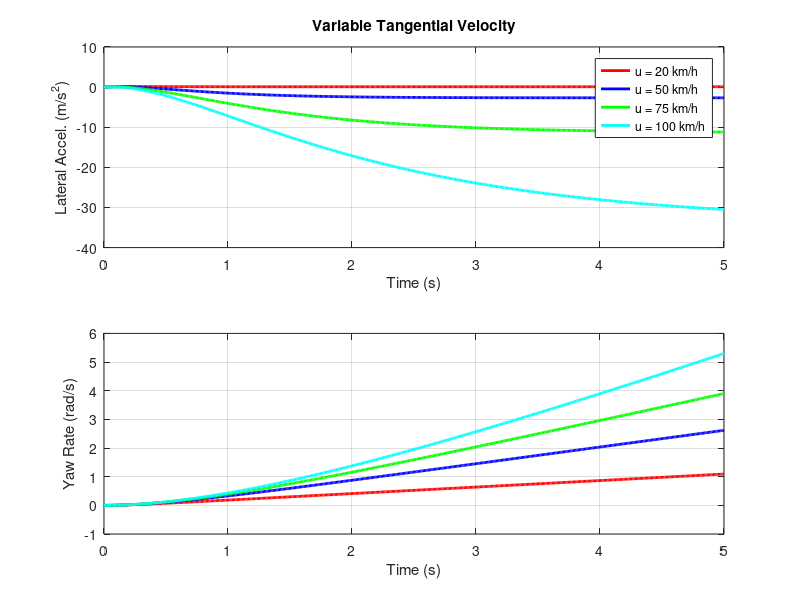

Source code (MATLAB):
clc; clear;

m = 1400; %kg
a = 1.14; %m
b = 1.33; %m
Cf = 25000; %N/rad
Cr = 21000; %N/rad
Iz = 2420; %kgm^2

del = 0.1;
B = [Cf/m; (a*Cf)/Iz];
B = del.*B;

% Compute y(t) and psi(t)
dt = 0.01; 
t = 0:dt:5;

x = zeros(4,length(t));

% IC at t = 0 (given eq7)
x(1,1) = 0; %y     
x(2,1) = 0; %psi  
x(3,1) = -13.0964 + 24.4684 - 11.3720; %v 
x(4,1) = -0.2496 - 0.6962 + 0.9457; %w
F = zeros(4,1);

u_var = [20,50,75,100];
colors = ['r','b','g','c','k','m',"#EDB120"];

figure
hold on;

for i = 1:length(u_var)
    u = u_var(i)/3.6; %m/s
    
    % Define constants for dx2/d2t = Adx/dt + Bdel
    A = [-(Cf+Cr)/(m*u), -(a*Cf-b*Cr)/(m*u)-u;
           -0.0113, -((a^2)*Cf+(b^2)*Cr)/(Iz*u)];
    
    for n = 1:length(t)-1
        
        F= [x(3,n);
            x(4,n);
            A(1,1)*x(3,n) + A(1,2)*x(4,n) + B(1);
            A(2,1)*x(3,n) + A(2,2)*x(4,n) + B(2)];
    
        x(:,n+1) = x(:,n) + dt * F(:,1);
        
        
    end
    
    subplot(2,1,1); 
    plot(t, x(3,:),'color', colors(i), 'LineWidth', 2);
    xlabel('Time (s)');
    ylabel('Lateral Accel. (m/s^2)');
    title(['Variable Tangential Velocity']);
    legend('u = 20 km/h', 'u = 50 km/h', 'u = 75 km/h', ...
        'u = 100 km/h','u = 200','u = 300');
    hold on;
    grid on;
    
    subplot(2,1,2);   
    plot(t, x(2,:),'color', colors(i),'LineWidth', 2); 
    xlabel('Time (s)');
    ylabel('Yaw Rate (rad/s)');
    hold on;
    grid on;

    %legend('y_a(t)','\psi_v(t)');
    x = zeros;
    x(1,1) = 0; %y     
    x(2,1) = 0; %psi  
    x(3,1) = -13.0964 + 24.4684 - 11.3720; %v 
    x(4,1) = -0.2496 - 0.6962 + 0.9457; %w

end

